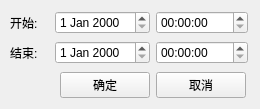
<?xml version="1.0" encoding="UTF-8"?>
<ui version="4.0">
 <class>ChooseTime</class>
 <widget class="QWidget" name="ChooseTime">
  <property name="geometry">
   <rect>
    <x>0</x>
    <y>0</y>
    <width>260</width>
    <height>109</height>
   </rect>
  </property>
  <property name="windowTitle">
   <string>Form</string>
  </property>
  <property name="styleSheet">
   <string notr="true">#label,#label_2,#start_date,#start_time,#end_date,#end_time,#ok,#cancel{
	font: 9pt &quot;微软雅黑&quot;;
}</string>
  </property>
  <widget class="QWidget" name="layoutWidget">
   <property name="geometry">
    <rect>
     <x>10</x>
     <y>10</y>
     <width>238</width>
     <height>26</height>
    </rect>
   </property>
   <layout class="QHBoxLayout" name="horizontalLayout">
    <item>
     <widget class="QLabel" name="label">
      <property name="maximumSize">
       <size>
        <width>39</width>
        <height>16777215</height>
       </size>
      </property>
      <property name="text">
       <string>开始:</string>
      </property>
     </widget>
    </item>
    <item>
     <widget class="QDateEdit" name="start_date"/>
    </item>
    <item>
     <widget class="QTimeEdit" name="start_time"/>
    </item>
   </layout>
  </widget>
  <widget class="QWidget" name="layoutWidget">
   <property name="geometry">
    <rect>
     <x>10</x>
     <y>40</y>
     <width>238</width>
     <height>26</height>
    </rect>
   </property>
   <layout class="QHBoxLayout" name="horizontalLayout_2">
    <item>
     <widget class="QLabel" name="label_2">
      <property name="maximumSize">
       <size>
        <width>39</width>
        <height>16777215</height>
       </size>
      </property>
      <property name="text">
       <string>结束:</string>
      </property>
     </widget>
    </item>
    <item>
     <widget class="QDateEdit" name="end_date"/>
    </item>
    <item>
     <widget class="QTimeEdit" name="end_time"/>
    </item>
   </layout>
  </widget>
  <widget class="QWidget" name="layoutWidget">
   <property name="geometry">
    <rect>
     <x>60</x>
     <y>70</y>
     <width>186</width>
     <height>31</height>
    </rect>
   </property>
   <layout class="QHBoxLayout" name="horizontalLayout_3">
    <item>
     <widget class="QPushButton" name="ok">
      <property name="text">
       <string>确定</string>
      </property>
     </widget>
    </item>
    <item>
     <widget class="QPushButton" name="cancel">
      <property name="text">
       <string>取消</string>
      </property>
     </widget>
    </item>
   </layout>
  </widget>
 </widget>
 <resources/>
 <connections/>
</ui>
